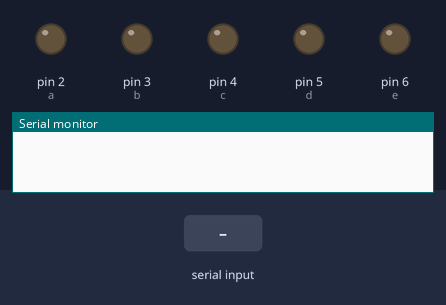
Simulated run of this sketch. Board: Arduino Uno, built with avr-gcc and run on an emulated ATmega328P. Parts: output pins drawn as LEDs (lit = HIGH), the last lines printed to the serial monitor. The inputs (shaded band) are chosen by the test bench.

Above: at 1.2 s.
1.3 s: "a\n" received over Serial
At 2.2 s:
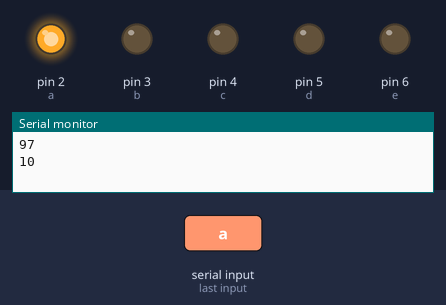
2.8 s: byte 98 ('b') received over Serial
At 3.3 s:
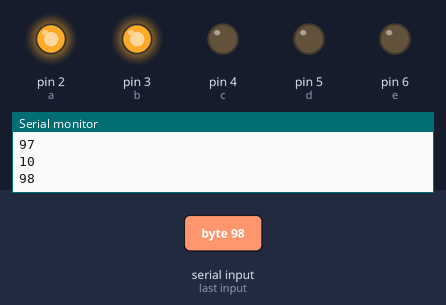
Timing chart, 0 to 5.8 s (numbered marks = the images above; inputs shaded):
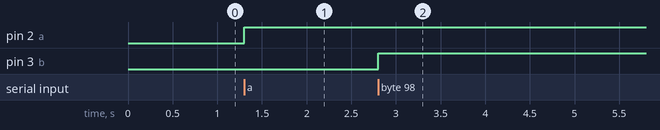

The sketch:

Exercise6.ino
```cpp
#define a 2
#define b 3
#define c 4
#define d 5
#define e 6

int enable = 1;
char incomingByte;
void setup() {
  // put your setup code here, to run once:
  Serial.begin(9600);
  pinMode(a, OUTPUT);
  pinMode(b, OUTPUT);
  pinMode(c, OUTPUT);
  pinMode(d, OUTPUT);
  pinMode(e, OUTPUT);
}

void loop() {
  // put your main code here, to run repeatedly:
  if (Serial.available() > 0) {
    incomingByte = Serial.read();
    if (enable == 1) {
      enable = 0;
      switch(incomingByte){
        case 'a':
          digitalWrite(a, HIGH);
          break;

         case 'b':
          digitalWrite(b, HIGH);
          break;

          case 'c':
          digitalWrite(c, HIGH);
          break;

          case 'd':
          digitalWrite(d, HIGH);
          break;

          case 'e':
          digitalWrite(e, HIGH);
          break;

          default:
            digitalWrite(a, LOW);
            digitalWrite(b, LOW);
            digitalWrite(c, LOW);
            digitalWrite(d, LOW);
            digitalWrite(e, LOW);
      }
    }
    if (incomingByte == 10){
      enable = 1;
    }
    Serial.println(incomingByte, DEC);
  }
}
```

Measured:
- after the input at 1.3 s, pin 2 (a): LOW → HIGH at once
- after the input at 2.8 s, pin 3 (b): LOW → HIGH at once
